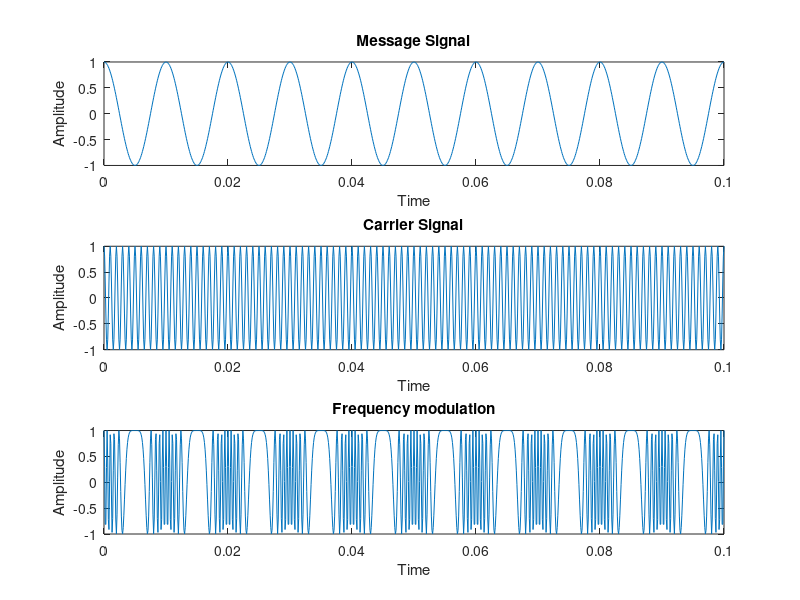

This figure's MATLAB source:
% frequency modulation

fm=100;
fc=10*fm;
B=10;
F=1e4;
T=1/F;
t=0:T:0.1;
m=cos(2*pi*fm*t);
subplot(3,1,1);
plot(t,m);
xlabel('Time');
ylabel('Amplitude');
title('Message Signal');
 
c=cos(2*pi*fc*t);
subplot(3,1,2);
plot(t,c);
xlabel('Time');
ylabel('Amplitude');
title('Carrier Signal');

y=cos(2*pi*fc*t+(B*sin(2*pi*fm*t)));
subplot(3,1,3);
plot(t,y);
xlabel('Time');
ylabel('Amplitude');
title('Frequency modulation');
